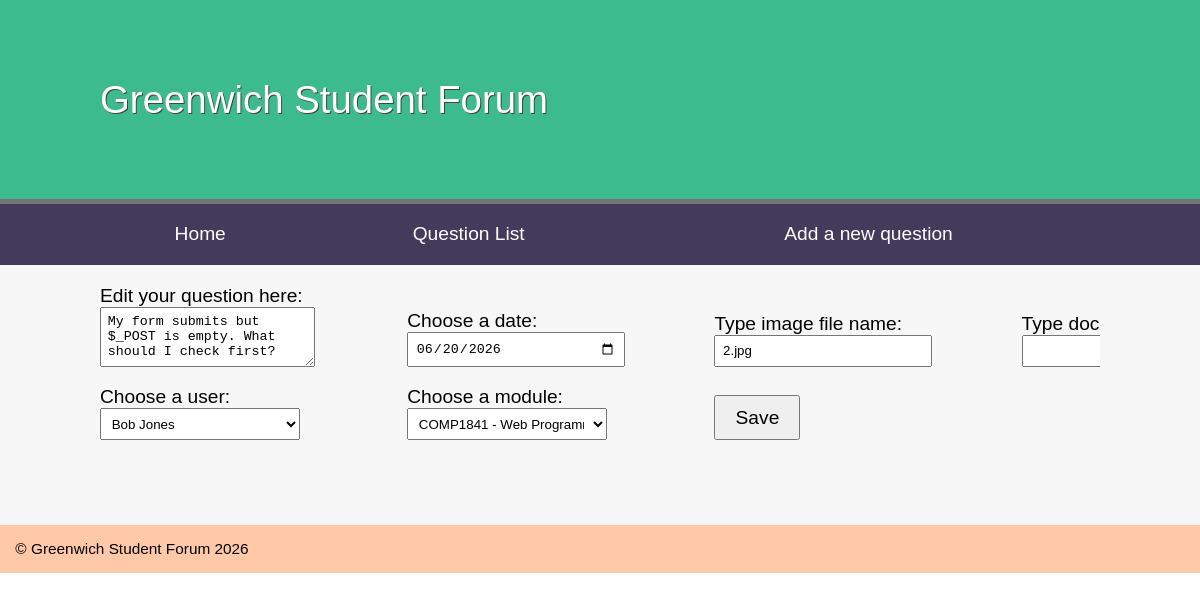
The page /editquestion.php?id=2 on the database its author committed.
### tables this page shows
CREATE TABLE `Question` (
  `id` int(11) NOT NULL,
  `questiontext` text DEFAULT NULL,
  `questiondate` date NOT NULL,
  `questionimage` varchar(255) NOT NULL,
  `questiondocument` varchar(255) DEFAULT NULL,
  `userid` int(11) DEFAULT NULL,
  `moduleid` int(11) DEFAULT NULL
);

CREATE TABLE `User` (
  `id` int(11) NOT NULL,
  `name` varchar(255) NOT NULL,
  `email` varchar(255) NOT NULL
);

CREATE TABLE `Module` (
  `id` int(11) NOT NULL,
  `name` varchar(255) NOT NULL
);

### editquestion.php (called while the page is built, shortened)
<?php
include 'includes/databaseConnection.php';
try{
    if(isset($_POST['questiontext'])){
            $sql = 'UPDATE `Question` SET
            questiontext = :questiontext,
            questiondate = :questiondate,
            questionimage = :questionimage,
            questiondocument = :questiondocument,
            userid = :userid,
            moduleid = :moduleid
            WHERE id = :id';
            $stmt = $pdo->prepare($sql);
            $stmt->bindValue(':questiontext', $_POST['questiontext']);
            $stmt->bindValue(':questiondate', $_POST['questiondate']);
            $stmt->bindValue(':questionimage', $_POST['questionimage']);
            $stmt->bindValue(':questiondocument', $_POST['questiondocument']);
            $stmt->bindValue(':userid', $_POST['userid']);
            $stmt->bindValue(':moduleid', $_POST['moduleid']);
            $stmt->bindValue(':id', $_POST['id']);
            $stmt->execute();
            header('location: questions.php');
            exit;
    }else{
        $sql = 'SELECT * FROM `Question` WHERE id = :id';
        $stmt = $pdo->prepare($sql);
        $stmt->bindValue(':id', $_GET['id']);
        $stmt->execute();
        $question = $stmt->fetch();
        $users = $pdo->query('SELECT id, name FROM `User` ORDER BY name');
        $modules = $pdo->query('SELECT id, name FROM `Module` ORDER BY name');
        include 'templates/editquestion.html.php';
        $output = ob_get_clean();}
}
catch (PDOException $e){
    $title = 'An error has occurred';
    $output = 'Database error: ' . $e->getMessage();
}
include 'templates/layout.html.php';

### templates/editquestion.html.php (the view, shortened to what this page needs)
<form action="" method="post" class="add-question-form">
    <div class="form-row">
        <div class="form-field question-field">
            <label for="questiontext">Edit your question here:</label>
            <textarea name="questiontext" id="questiontext" rows="3" cols="40" required><?= htmlspecialchars($question['questiontext'], ENT_QUOTES, 'UTF-8') ?></textarea>
        </div>
        <div class="form-field">
            <label for="questiondate">Choose a date:</label>
            <input type="date" name="questiondate" id="questiondate" value="<?= htmlspecialchars($question['questiondate'], ENT_QUOTES, 'UTF-8') ?>" required>
        </div>
        <div class="form-field">
            <label for="questionimage">Type image file name:</label>
            <input type="text" name="questionimage" id="questionimage" value="<?= htmlspecialchars($question['questionimage'], ENT_QUOTES, 'UTF-8') ?>" required>
        </div>
        <div class="form-field">
            <label for="questiondocument">Type document file name:</label>
            <input type="text" name="questiondocument" id="questiondocument" value="<?= htmlspecialchars($question['questiondocument'], ENT_QUOTES, 'UTF-8') ?>">
        </div>
    </div>
    <div class="form-row">
        <div class="form-field">
            <label for="userid">Choose a user:</label>
            <select name="userid" id="userid" required>
                <?php foreach ($users as $user): ?>
                    <option value="<?= htmlspecialchars($user['id'], ENT_QUOTES, 'UTF-8') ?>"
                        <?= $user['id'] == $question['userid'] ? 'selected' : '' ?>>
                        <?= htmlspecialchars($user['name'], ENT_QUOTES, 'UTF-8') ?>
                    </option>
                <?php endforeach; ?>
            </select>
        </div>
        <div class="form-field">
            <label for="moduleid">Choose a module:</label>
            <select name="moduleid" id="moduleid" required>
                <?php foreach ($modules as $module): ?>
                    <option value="<?= htmlspecialchars($module['id'], ENT_QUOTES, 'UTF-8') ?>"
                        <?= $module['id'] == $question['moduleid'] ? 'selected' : '' ?>>
                        <?= htmlspecialchars($module['name'], ENT_QUOTES, 'UTF-8') ?>
                    </option>
                <?php endforeach; ?>
            </select>
        </div>
        <input type="submit" name="submit" value="Save">
    </div>
</form>

### forum.css (style rules this page uses)
* { margin: 0; padding: 0; }
body { font-family: Arial, Helvetica, Sans-serif; }
body { font-size: 1.2em; font-family: arial, helvetica, sans-serif }
input, label, select, textarea { float: left; width: 15em; margin-bottom: 1em; padding: 0.5em; }
label { clear: left; padding: 0; margin: 0; }
input[type="submit"] { margin-left: 15em; width: auto; padding: 0.5em 1em; clear: both; font-size: 1em; }
form { overflow: auto; clear: both; display: flex; }
.add-question-form { display: block; }
.add-question-form .form-row { display: flex; align-items: flex-end; gap: 1em; margin-bottom: 1em; }
.add-question-form .form-field { display: flex; flex-direction: column; }
.add-question-form label, .add-question-form input, .add-question-form select, .add-question-form textarea { float: none; clear: none; margin: 0; }
.add-question-form input[type="submit"] { float: none; clear: none; margin: 0; }

### rows shown on the page
question: questiontext "My form submits but $_POST is empty. What should I check first?", questiondate "06/20/2026", questionimage "2.jpg", userid "Bob Jones", moduleid "COMP1841 - Web Programming 1"
